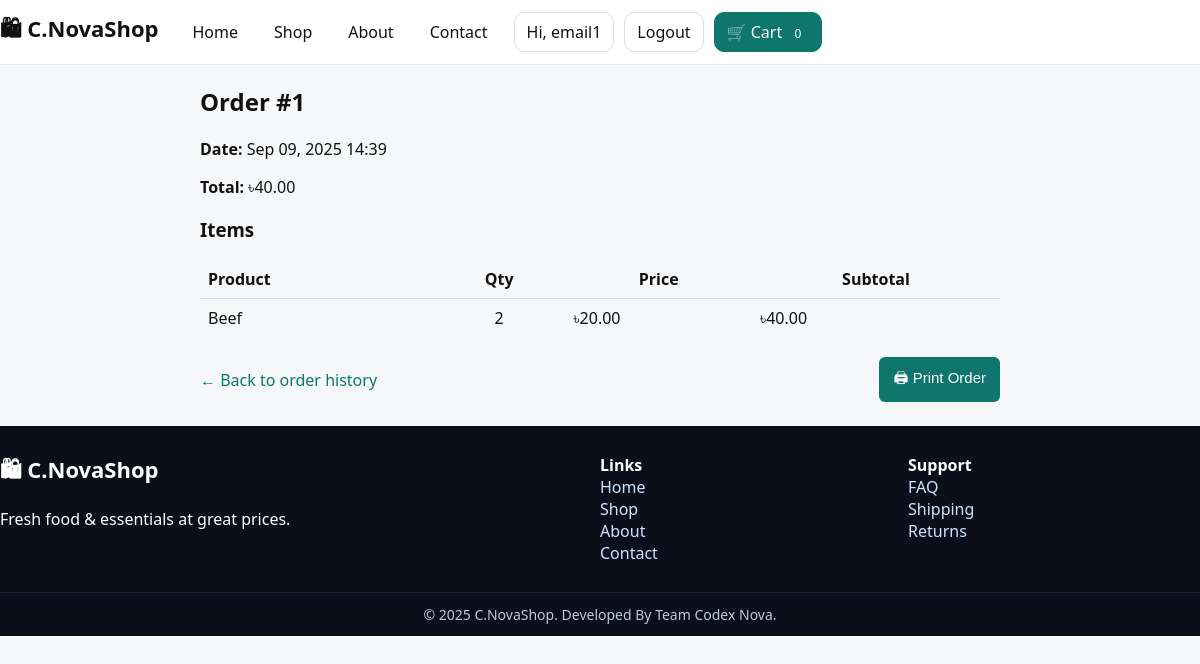
/orders/1/ (signed in), run on the app's committed database.
### homepage/models.py (models this page shows, shortened)
class Customer(AbstractBaseUser, PermissionsMixin):
    email = models.EmailField(unique=True)
    username = models.CharField(max_length=50)
    date_joined = models.DateTimeField(auto_now_add=True)
    is_active = models.BooleanField(default=True)
    groups = models.ManyToManyField(
        'auth.Group',
        related_name='customer_set',
        blank=True,
        help_text='The groups this customer belongs to.',
        verbose_name='groups'
    )
    user_permissions = models.ManyToManyField(
        'auth.Permission',
        related_name='customer_permissions_set',
        blank=True,
        help_text='Specific permissions for this customer.',
        verbose_name='user permissions'
    )
    objects = CustomerManager()
    USERNAME_FIELD = 'email'
    REQUIRED_FIELDS = ['username']

class Order(models.Model):
    user = models.ForeignKey(settings.AUTH_USER_MODEL, on_delete=models.CASCADE)
    created_at = models.DateTimeField(default=timezone.now)
    total_price = models.DecimalField(max_digits=10, decimal_places=2, default=0)

class OrderItem(models.Model):
    order = models.ForeignKey(Order, related_name="items", on_delete=models.CASCADE)
    product = models.ForeignKey(Product, on_delete=models.CASCADE)
    quantity = models.PositiveIntegerField(default=1)
    price = models.DecimalField(max_digits=8, decimal_places=2)
    def subtotal(self):
        return self.price * self.quantity

class Product(models.Model):
    CATEGORY_CHOICES = [
        ('Meat', 'Meat'),
        ('Fish', 'Fish'),
        ('Veggies', 'Veggies'),
        ('Grocery', 'Grocery'),
        ('Fruit', 'Fruit')
    ]
    name = models.CharField(max_length=100)
    price = models.DecimalField(max_digits=8, decimal_places=2)
    image = models.URLField(blank=True)
    stock = models.PositiveIntegerField(default=0)
    available = models.BooleanField(default=True)
    category = models.CharField(max_length=20, choices=CATEGORY_CHOICES, default='Grocery')

### homepage/views.py (the view)
# urls.py: path('orders/<int:order_id>/', views.order_detail, name='order_detail'),
@login_required
def order_detail(request, order_id):
    order = get_object_or_404(Order, id=order_id, user=request.user)
    return render(request, 'homepage/order_detail.html', {'order': order})

### homepage/views.py (called while the page is built)
def cart_count(request):
    if request.user.is_authenticated:
        cart, created = Cart.objects.get_or_create(user=request.user)
        return {'cart_count': sum(item.quantity for item in cart.items.all())}
    else:
        cart = request.session.get('cart', {})
        return {'cart_count': sum(cart.values())}

### homepage/templates/homepage/order_detail.html (shortened to what this page needs)
{% extends "homepage/base.html" %}
{% block content %}
<div class="container" style="max-width:800px; margin:20px auto;">
  <h2>Order #{{ order.id }}</h2>
  <p><strong>Date:</strong> {{ order.created_at|date:"M d, Y H:i" }}</p>
  <p><strong>Total:</strong> ৳{{ order.total_price }}</p>
  <h3>Items</h3>
  <table style="width:100%; border-collapse:collapse;">
    <tr>
      <th style="border-bottom:1px solid #ddd; padding:8px; text-align:left;">Product</th>
      <th style="border-bottom:1px solid #ddd; padding:8px;">Qty</th>
      <th style="border-bottom:1px solid #ddd; padding:8px;">Price</th>
      <th style="border-bottom:1px solid #ddd; padding:8px;">Subtotal</th>
    </tr>
    {% for item in order.items.all %}
    <tr>
      <td style="padding:8px;">{{ item.product.name }}</td>
      <td style="padding:8px; text-align:center;">{{ item.quantity }}</td>
      <td style="padding:8px;">৳{{ item.price }}</td>
      <td style="padding:8px;">৳{{ item.subtotal }}</td>
    </tr>
    {% endfor %}
  </table>
<p style="display: flex; justify-content: space-between; align-items: center; margin-top:20px;">
  <a href="{% url 'order_history' %}" style="color:#0f766e;">← Back to order history</a>
  <button onclick="window.print()"
        style="padding:10px 14px; background:#0f766e; color:white; border:none; border-radius:6px; cursor:pointer;">
    🖨 Print Order
  </button>
</p>
</div>
{% endblock %}

### homepage/templates/homepage/base.html (shortened to what this page needs)
{% load static %}
<!DOCTYPE html>
<html lang="en">
<head>
</head>
<body>
  <header>
    <div class="container header-row">
      <a class="brand" href="{% url 'homepage' %}">🛍 C.NovaShop</a>
      <nav class="nav">
        <a href="{% url 'homepage' %}" {% if request.resolver_match.url_name == 'homepage' %}class="active"{% endif %}>Home</a>
        <a href="{% url 'product_list' %}" {% if request.resolver_match.url_name == 'product_list' %}class="active"{% endif %}>Shop</a>
        <a href="#">About</a>
        <a href="#">Contact</a>
      </nav>
      <div class="user-links">
        {% if user.is_authenticated %}
          <a class="btn" href="{% url 'profile' %}">Hi, {{ user.username }}</a>
          <a class="btn" href="{% url 'site_logout' %}">Logout</a>
        {% else %}
          <a class="btn" href="{% url 'login' %}">Login</a>
        {% endif %}
        <a class="btn primary" href="{% url 'view_cart' %}">🛒 Cart <span class="badge">{{ cart_count }}</span></a>
      </div>
    </div>
  </header>
  <main>
    {% block content %}{% endblock %}
  </main>
  <footer>
    <div class="container foot">
      <div>
        <div class="brand">🛍 C.NovaShop</div>
        <p class="sub">Fresh food & essentials at great prices.</p>
      </div>
      <div>
        <strong>Links</strong><br>
        <a href="{% url 'homepage' %}">Home</a><br>
        <a href="{% url 'product_list' %}">Shop</a><br>
        <a href="#">About</a><br>
        <a href="#">Contact</a>
      </div>
      <div>
        <strong>Support</strong><br>
        <a href="#">FAQ</a><br>
        <a href="#">Shipping</a><br>
        <a href="#">Returns</a>
      </div>
    </div>
    <div class="copy">© {{ now|default:2025 }} C.NovaShop. Developed By Team Codex Nova.</div>
  </footer>
</body>
</html>

### homepage/templates/homepage/base.html (style rules this page uses)
body { margin:0; font-family:system-ui, sans-serif; background:#f5f7f9; color:#111; }
a { text-decoration:none; color:inherit; }
.container { max-width:1200px; margin:0 auto; padding:0 16px; }
header { border-bottom:1px solid #e5e7eb; background:#fff; position:sticky; top:0; z-index:50; }
.header-row { display:flex; align-items:center; gap:16px; padding:12px 0; }
.brand { font-weight:800; font-size:22px; display:flex; align-items:center; gap:8px; }
.nav { display:flex; gap:16px; margin-left:8px; }
.nav a { padding:6px 10px; border-radius:8px; }
.user-links { display:flex; gap:10px; align-items:center; }
.btn { padding:8px 12px; border:1px solid #ddd; border-radius:10px; }
.btn.primary { background:#0f766e; border-color:#0f766e; color:#fff; }
.badge { background:#0f766e; color:#fff; border-radius:999px; padding:2px 8px; font-size:12px; }
footer { background:#0b0f19; color:#fff; margin-top:24px; }
.foot { display:grid; grid-template-columns:2fr 1fr 1fr; gap:16px; padding:28px 0; }
.foot a { color:#cfe3ff; }
.copy { border-top:1px solid #1c2333; color:#bcd; padding:12px 0; text-align:center; font-size:14px; }
input, button { padding:12px; border-radius:8px; border:1px solid #ddd; font-size:15px; }
button { background:#0f766e; color:#fff; border:none; cursor:pointer; }

### data on the page
Customer: username "email1"
Order: id "1", created_at "Sep 09, 2025 14:39", total_price "40.00"
OrderItem: product.name "Beef", quantity "2", price "20.00", subtotal "40.00"

### other printed values
{{ cart_count }} "0"
{{ now|default:2025 }} "2025"
